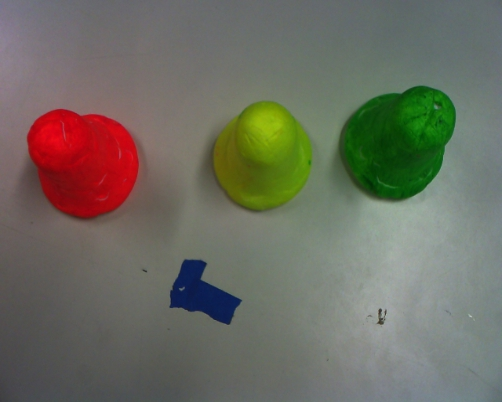
#> input picture project/images/current-2.jpg, 502 x 402 px
$ python images.py images/current-2.jpg
#> lines starting #> are read from the running program, lines starting #| are printed output that depends on the picture; after the words box and inside, x2 and y2 are one past the last pixel; in counts of white or black regions, pixels touching at a corner belong together
#> in main, image is the input picture: shape (402, 502, 3); mean B, G, R 97.3, 108.6, 108.9
from time import sleep
from sys import argv
from requests import get
import cv2 as cv
import numpy as np

# [67 lines left out: functions showCamera, checkForColour, search, showImage, addCircles, getImage and 2 more, not called in this run]

def filterImage(image, color, iter=3):
    # print('filterImage', 'color', color)
    # Upper limit first, then lower limit, in HSV format
#> called with color = 'GREEN', iter = 3
    colors = {
            "RED": (150, 179),
            "GREEN": (55, 80),
            "BLUE": (105, 135),
            "YELLOW": (33, 45)
    }
    color = colors[color]
    # Convert BGR to HSV
    hsv = cv.cvtColor(image, cv.COLOR_BGR2HSV)
#> hsv: shape (402, 502, 3); mean H, S, V 66.8, 53.9, 119.2

    # define range of color in HSV
    lower = np.array([color[0],50,40])
    upper = np.array([color[1],255,255])

    # Threshold the HSV image to get only red colors
    mask = cv.inRange(hsv, lower, upper)
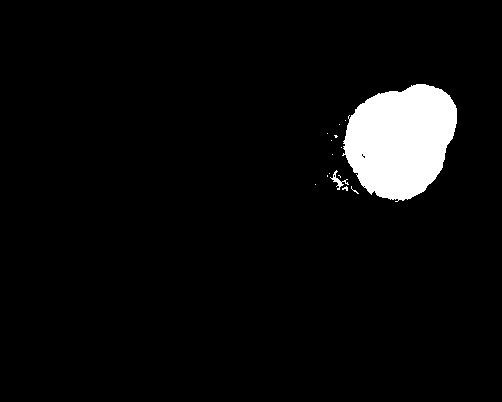
#> mask: shape (402, 502); 5% white; 15 white regions (13 under 20 px), largest, box (x1, y1, x2, y2) and area: (342, 84, 457, 202) 9845, (330, 170, 349, 190) 94
    kernel = np.ones((3,3), np.uint8)
    mask = cv.dilate(mask, kernel, iterations=iter)
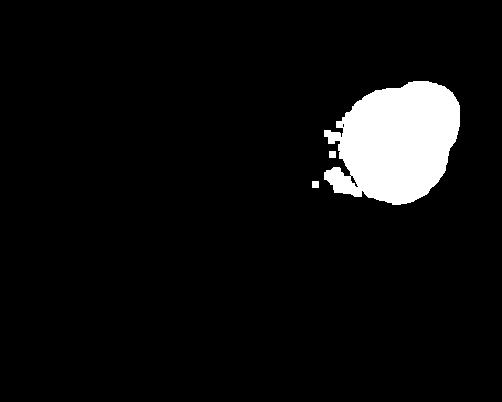
#> mask: shape (402, 502); 6.1% white; 3 white regions, box (x1, y1, x2, y2) and area: (324, 81, 460, 205) 12206, (329, 151, 336, 158) 49, (312, 181, 319, 188) 49
    mask = cv.erode(mask, kernel, iterations=iter)
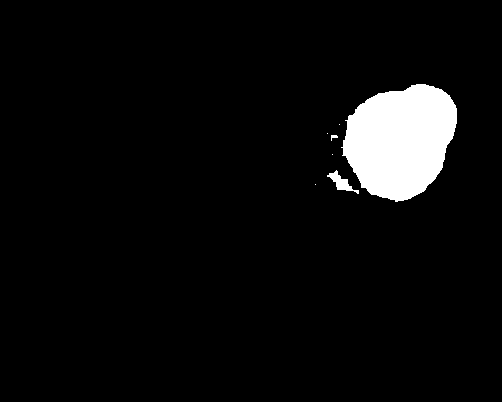
#> mask: shape (402, 502); 5.1% white; 7 white regions (4 under 20 px), largest, box (x1, y1, x2, y2) and area: (341, 84, 457, 202) 9924, (327, 170, 359, 194) 255, (331, 135, 338, 141) 23

    # Bitwise--AND mask and the original image
    result = cv.bitwise_and(image, image, mask=mask)
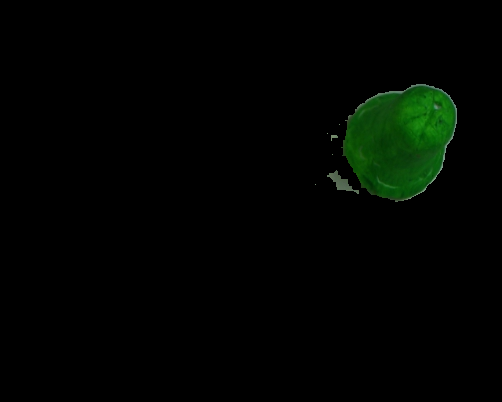
#> result: shape (402, 502, 3); mean B, G, R 0.9, 4.3, 1
    return result, mask

# [7 lines left out: function record, not called in this run]

def main(color="GREEN", path='images/current-2.jpg'):
    cv.destroyAllWindows()
    image = cv.imread(path)
    result = filterImage(image, color)
    # cv.imshow('image', image)
    # cv.imshow('mask', mask)
    cv.imshow('res', result)
    # input("press enter to stop")
    # input('press enter to end')
    cv.waitKey(0)
    cv.destroyAllWindows()

if __name__ == "__main__":
    main()

$ run again, with project/images/current-3.jpg copied over project/images/current-2.jpg
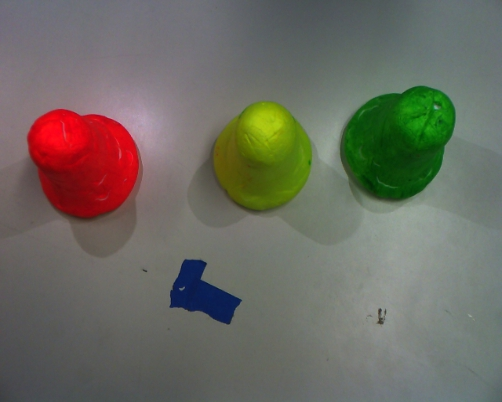
#> input picture project/images/current-3.jpg, 502 x 402 px
#> in main, image is the input picture: shape (402, 502, 3); mean B, G, R 97.4, 106.7, 108.1
#> hsv: shape (402, 502, 3); mean H, S, V 74.9, 51.7, 117.7
#> in filterImage, `mask = cv.inRange(hsv, lower, upper)`:
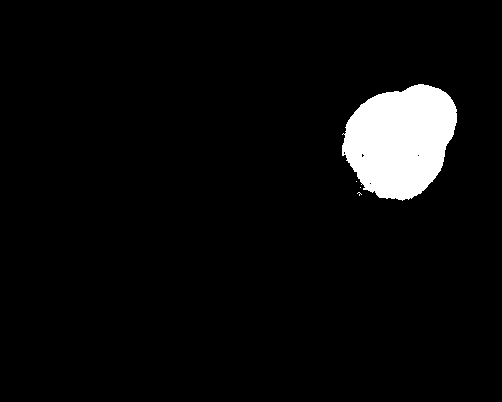
#> mask: shape (402, 502); 4.9% white; 4 white regions (3 under 20 px), largest, box (x1, y1, x2, y2) and area: (342, 84, 457, 201) 9787
#> in filterImage, `result = cv.bitwise_and(image, image, mask=mask)`:
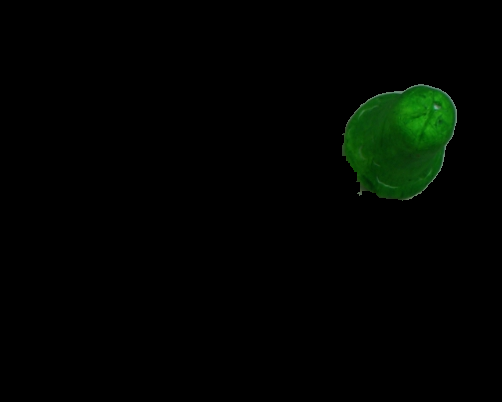
#> result: shape (402, 502, 3); mean B, G, R 0.8, 4.2, 0.8

$ run again, with project/images/current-4.jpg copied over project/images/current-2.jpg
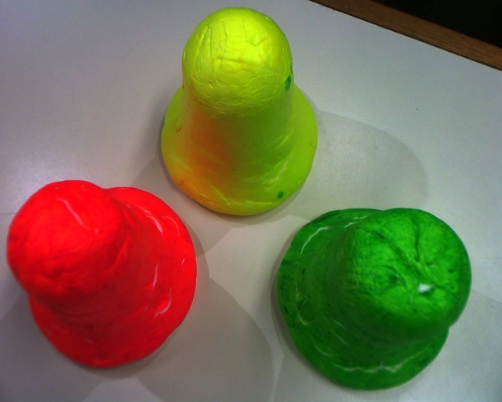
#> input picture project/images/current-4.jpg, 502 x 402 px
#> in main, image is the input picture: shape (402, 502, 3); mean B, G, R 82.9, 112.5, 122.9
#> hsv: shape (402, 502, 3); mean H, S, V 82.2, 115.1, 142.7
#> in filterImage, `mask = cv.inRange(hsv, lower, upper)`:
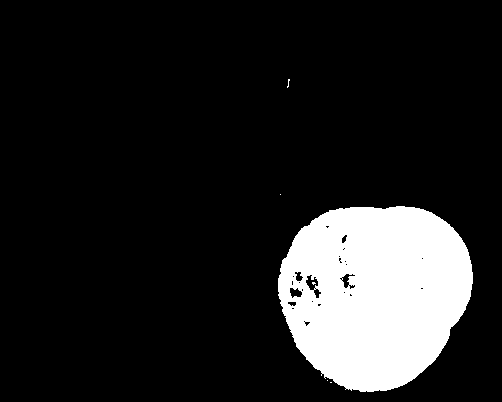
#> mask: shape (402, 502); 13.7% white; 6 white regions (5 under 20 px), largest, box (x1, y1, x2, y2) and area: (278, 206, 473, 392) 27722
#> in filterImage, `result = cv.bitwise_and(image, image, mask=mask)`:
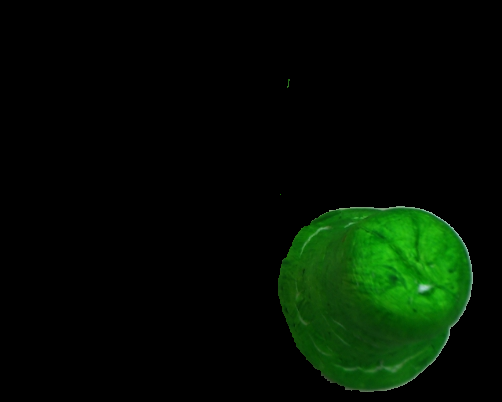
#> result: shape (402, 502, 3); mean B, G, R 2, 14.8, 2.7
